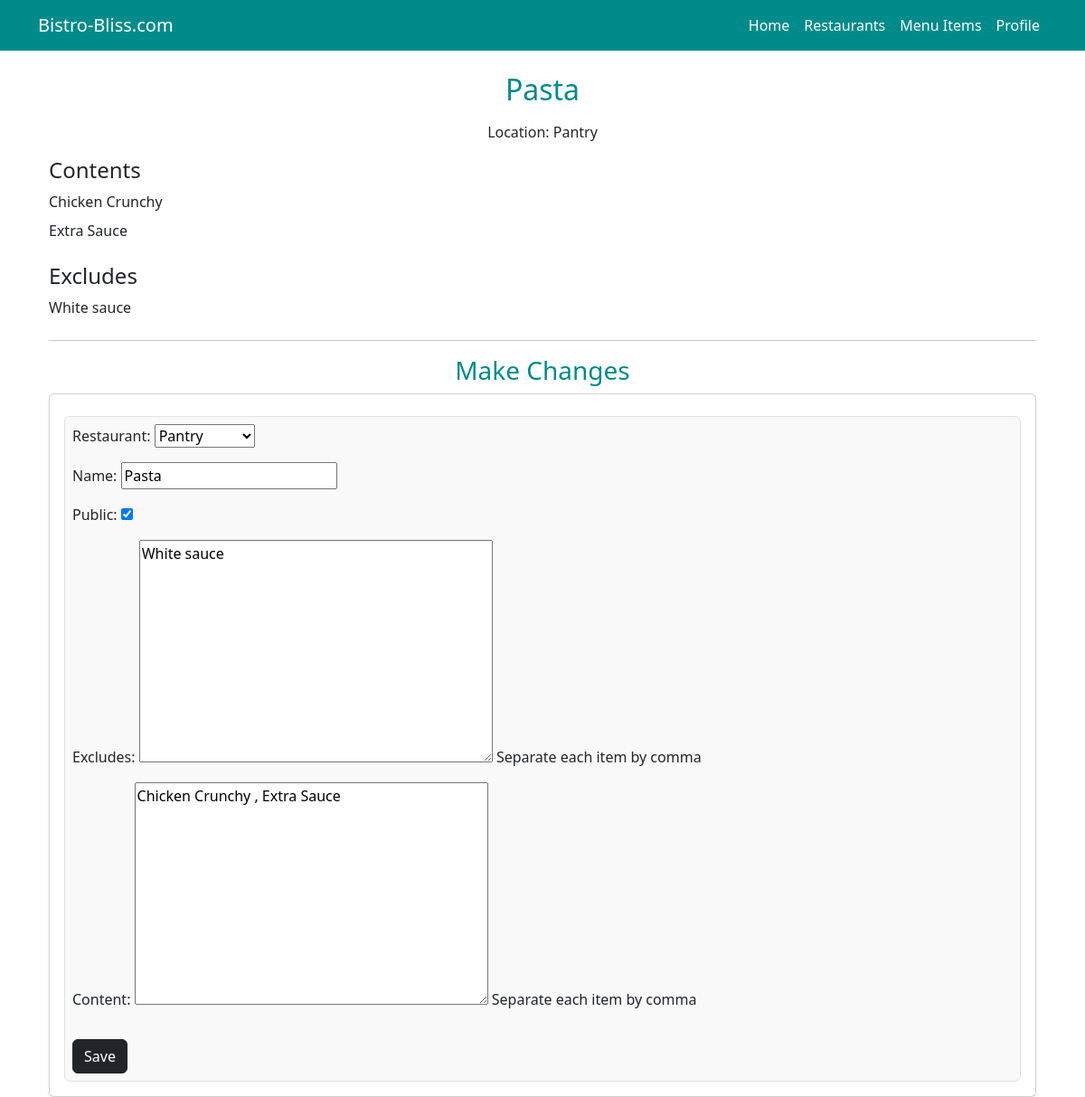
The page /items/9/ (signed in) on the database its author committed.
### menus/models.py (models this page shows, shortened)
class Item(models.Model):
    user = models.ForeignKey(settings.AUTH_USER_MODEL, on_delete=models.CASCADE)
    restaurant = models.ForeignKey(RestaurantLocation, on_delete=models.CASCADE)
    name = models.CharField(max_length=120)
    content = models.TextField(help_text='Separate each item by comma')
    excludes = models.TextField(blank=True, null=True, help_text='Separate each item by comma')
    public = models.BooleanField(default=True)
    timestamp = models.DateTimeField(auto_now_add=True)
    updated = models.DateTimeField(auto_now=True)
    class Meta:
        ordering = ['-updated', '-timestamp']
    def get_contents(self):
    	return self.content.split(",")
    def get_excludes(self):
    	return self.excludes.split(",")

### restaurants/models.py (models this page shows, shortened)
class RestaurantLocation(models.Model):
    owner = models.ForeignKey(USER,on_delete=models.CASCADE)
    name = models.CharField(max_length=120)
    location = models.CharField(max_length=120 , null = True , blank = True)
    category = models.CharField(max_length=120 , null = True , blank = False, validators=[validate_category])
    timestamp = models.DateTimeField(auto_now_add = True)
    updatd =  models.DateTimeField(auto_now = True)
    slug = models.SlugField(null = True , blank = True)
    objects = RestaurantLocationManager()
    def __str__(self):
        return self.name

### menus/views.py (the view)
# urls.py: path('<int:pk>/', ItemUpdateView.as_view(), name='menus-detail'),  # Corrected path
class ItemUpdateView(LoginRequiredMixin,UpdateView):
	template_name = 'menus/detail-update.html'
	form_class = ItemForm
	def get_queryset(self):
		return Item.objects.filter(user=self.request.user)
	def get_context_data(self, *args , **kwargs):
		context = super(ItemUpdateView, self).get_context_data(*args,**kwargs)
		context['title'] = 'Update Item'
		return context
	def get_form_kwargs(self):
		kwargs = super(ItemUpdateView,self).get_form_kwargs()
		kwargs['user'] = self.request.user
		return kwargs

### menus/forms.py
class ItemForm(forms.ModelForm):
	class Meta:
		model = Item
		fields = ['restaurant',
		          'name',
		          'public',
		          'excludes',
		          'content'
		          ]
	def __init__(self,user=None,*args,**kwargs):
		print(user)
		super(ItemForm,self).__init__(*args,**kwargs)
		self.fields['restaurant'].queryset = RestaurantLocation.objects.filter(owner=user)

### restaurants/models.py (called while the page is built)
    def get_queryset(self):
        return RestaurantLocationQuerySet(self.model,using=self._db)

### menus/templates/menus/detail-update.html (shortened to what this page needs)
{% extends "base.html" %}
{% block content %}
<div class="container mt-4">
    <h2 class="text-center mb-3" style="color: darkcyan;">
        {{ form.instance.name }}
    </h2>
    <p class="text-center mb-3">
        Location: {{ form.instance.restaurant.name }}
    </p>
    {% if form.instance.content %}
    <div class="mb-4">
        <h4 class="text-darkcyan">Contents</h4>
        <ul class="list-unstyled">
            {% for item in form.instance.get_contents %}
            <li class="mb-2">{{ item }}</li>
            {% endfor %}
        </ul>
    </div>
    {% endif %}
    {% if form.instance.excludes %}
    <div class="mb-4">
        <h4 class="text-darkcyan">Excludes</h4>
        <ul class="list-unstyled">
            {% for item in form.instance.get_excludes %}
            <li class="mb-2">{{ item }}</li>
            {% endfor %}
        </ul>
    </div>
    {% endif %}
    <hr/>
    <h3 class="text-center" style="color: darkcyan;">Make Changes</h3>
    <div class="card shadow-sm">
        <div class="card-body">
            {% include 'snippets/form-snippet.html' with form=form %}
        </div>
    </div>
</div>
{% endblock content %}

### templates/snippets/form-snippet.html (shortened to what this page needs)
<form method="POST" class="mt-2 p-2 border rounded" style="background-color: #f9f9f9; border-color: darkcyan;">
    <div class="form-group">
        {{ form.as_p }}
    </div>
    <button type="submit" class="btn btn-dark mt-3">Save</button>
</form>

### rows shown on the page
Item: instance.name "Pasta", instance.restaurant.name "Pantry", get_excludes "White sauce", restaurant "Pantry", public "☑", excludes "White sauce", content "Chicken Crunchy , Extra Sauce"
RestaurantLocation: name "Pasta"

### other values the page prints
{{ item }} "Chicken Crunchy" "Extra Sauce"
